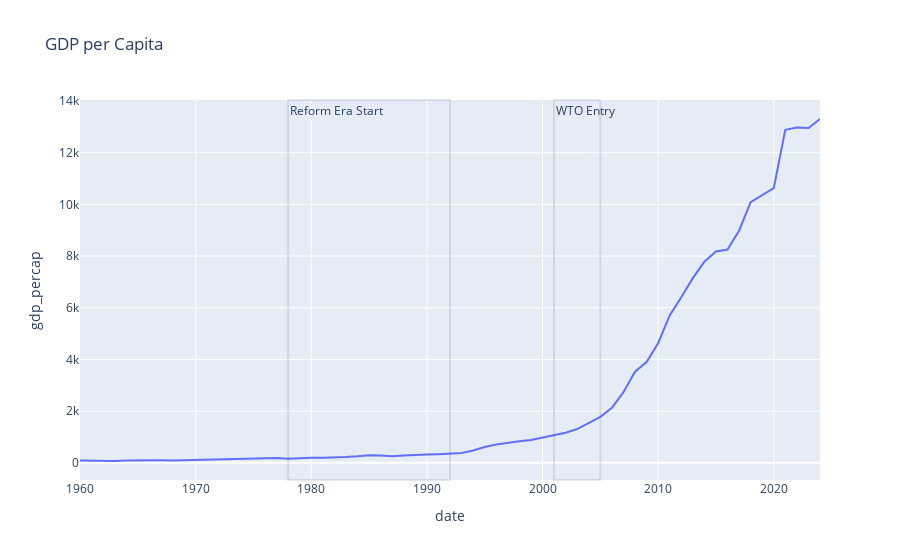

Notebook source saved alongside this figure:
### Code cell
reform_plot(china_df, "gdp_percap", "GDP per Capita",
            periods = ["Reform Era Start", "WTO Entry"])

### Figure 1 — Plotly figure (JSON) as saved in the notebook; plotly's stock layout.template omitted (floating-point values rounded to 4 significant figures)
{"data": [{"hovertemplate": "date=%{x}<br>gdp_percap=%{y}<extra></extra>", "legendgroup": "", "line": {"color": "#636efa", "dash": "solid"}, "marker": {"symbol": "circle"}, "mode": "lines", "name": "", "orientation": "v", "showlegend": false, "type": "scatter", "x": [1960, 1961, 1962, 1963, 1964, 1965, 1966, 1967, 1968, 1969, 1970, 1971, 1972, 1973, 1974, 1975, 1976, 1977, 1978, 1979, 1980, 1981, 1982, 1983, 1984, 1985, 1986, 1987, 1988, 1989, 1990, 1991, 1992, 1993, 1994, 1995, 1996, 1997, 1998, 1999, 2000, 2001, 2002, 2003, 2004, 2005, 2006, 2007, 2008, 2009, 2010, 2011, 2012, 2013, 2014, 2015, 2016, 2017, 2018, 2019, 2020, 2021, 2022, 2023, 2024], "xaxis": "x", "y": [89.72, 75.97, 71.06, 74.47, 85.66, 98.67, 104.5, 96.76, 91.65, 100.3, 113.3, 118.8, 132.1, 157.3, 160.4, 178.6, 165.7, 185.7, 156.7, 184.3, 195.1, 197.4, 203.7, 225.9, 251.2, 295.0, 282.4, 252.3, 284.0, 311.4, 318.5, 334.1, 367.8, 378.9, 475.7, 612.7, 713.3, 786.7, 835.1, 881.1, 969.2, 1065.0, 1164.0, 1307.0, 1531.0, 1778.0, 2129.0, 2735.0, 3523.0, 3898.0, 4629.0, 5704.0, 6405.0, 7147.0, 7781.0, 8175.0, 8255.0, 8980.0, 10090.0, 10340.0, 10630.0, 12890.0, 12970.0, 12950.0, 13300.0], "yaxis": "y"}], "layout": {"annotations": [{"showarrow": false, "text": "Reform Era Start", "x": 1978, "xanchor": "left", "xref": "x", "y": 1, "yanchor": "top", "yref": "y domain"}, {"showarrow": false, "text": "WTO Entry", "x": 2001, "xanchor": "left", "xref": "x", "y": 1, "yanchor": "top", "yref": "y domain"}], "legend": {"tracegroupgap": 0}, "shapes": [{"opacity": 0.12, "type": "rect", "x0": 1978, "x1": 1992, "xref": "x", "y0": 0, "y1": 1, "yref": "y domain"}, {"opacity": 0.12, "type": "rect", "x0": 2001, "x1": 2005, "xref": "x", "y0": 0, "y1": 1, "yref": "y domain"}], "title": {"text": "GDP per Capita"}, "xaxis": {"anchor": "y", "domain": [0, 1], "title": {"text": "date"}}, "yaxis": {"anchor": "x", "domain": [0, 1], "title": {"text": "gdp_percap"}}}}
